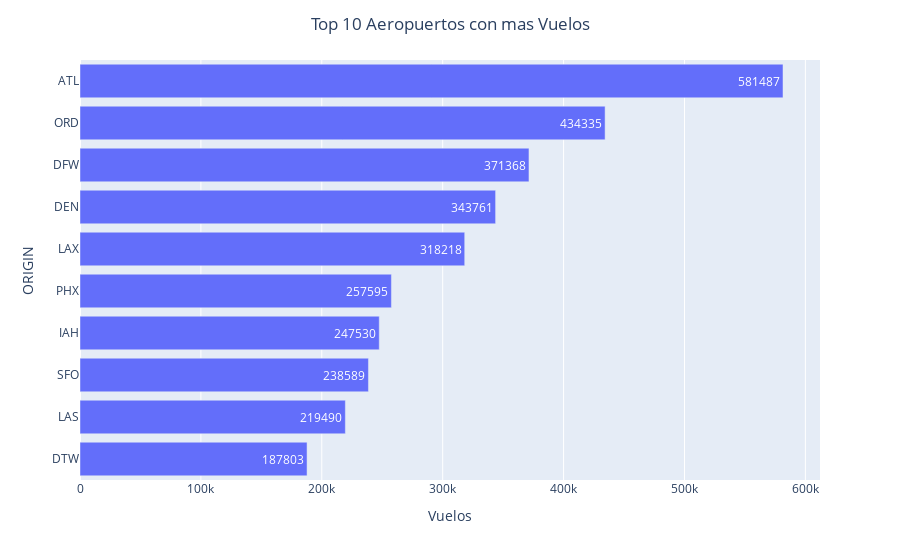

This figure's notebook cell:
### Markdown cell above
#### 3.2 Top 10 con más aeropuertos con mas salidas

### Code cell
df_Org = pd.DataFrame(df['ORIGIN'].value_counts().reset_index().values, columns = ["ORIGIN", "Vuelos"])

df_Org = df_Org.sort_values('Vuelos', ascending = False).head(10)
df_Org = df_Org.sort_values('Vuelos', ascending = True)

fig = px.bar(df_Org, x = 'Vuelos', y = 'ORIGIN', text = 'Vuelos', orientation = 'h')
fig.update_layout(uniformtext_minsize = 5, uniformtext_mode = 'hide', title_text = 'Top 10 Aeropuertos con mas Vuelos', title_x = 0.5)

fig.show()

### Figure 1 — Plotly figure (JSON) as saved in the notebook; plotly's stock layout.template omitted (floating-point values rounded to 4 significant figures)
{"data": [{"alignmentgroup": "True", "hovertemplate": "Vuelos=%{text}<br>ORIGIN=%{y}<extra></extra>", "legendgroup": "", "marker": {"color": "#636efa", "pattern": {"shape": ""}}, "name": "", "offsetgroup": "", "orientation": "h", "showlegend": false, "text": [187803, 219490, 238589, 247530, 257595, 318218, 343761, 371368, 434335, 581487], "textposition": "auto", "type": "bar", "x": [187803, 219490, 238589, 247530, 257595, 318218, 343761, 371368, 434335, 581487], "xaxis": "x", "y": ["DTW", "LAS", "SFO", "IAH", "PHX", "LAX", "DEN", "DFW", "ORD", "ATL"], "yaxis": "y"}], "layout": {"autosize": true, "barmode": "relative", "legend": {"tracegroupgap": 0}, "margin": {"t": 60}, "title": {"text": "Top 10 Aeropuertos con mas Vuelos", "x": 0.5}, "uniformtext": {"minsize": 5, "mode": "hide"}, "xaxis": {"anchor": "y", "autorange": true, "domain": [0, 1], "range": [0, 612100.0], "title": {"text": "Vuelos"}, "type": "linear"}, "yaxis": {"anchor": "x", "autorange": true, "domain": [0, 1], "range": [-0.5, 9.5], "title": {"text": "ORIGIN"}, "type": "category"}}}
